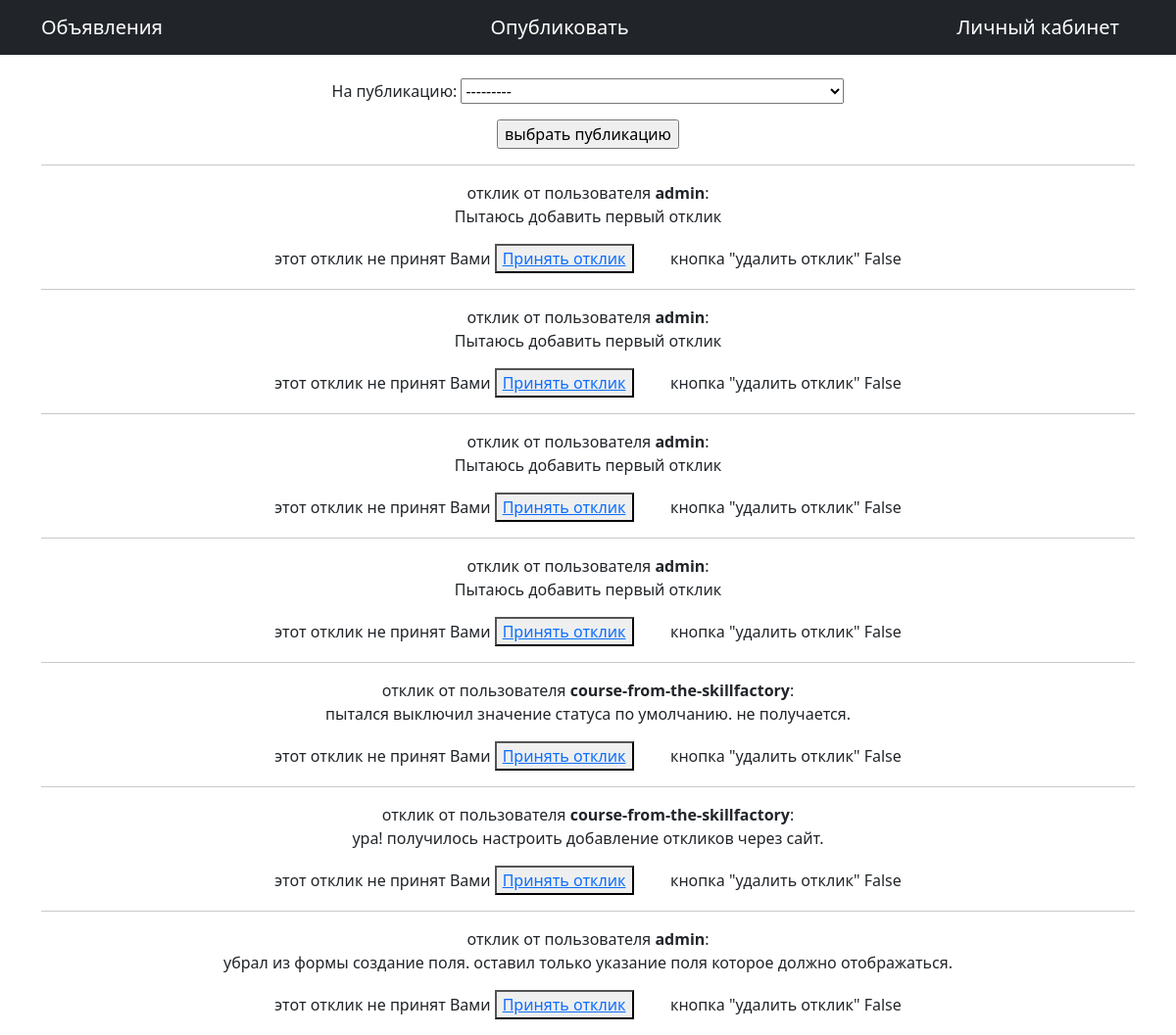
The app's page /private/ (signed in), older data.
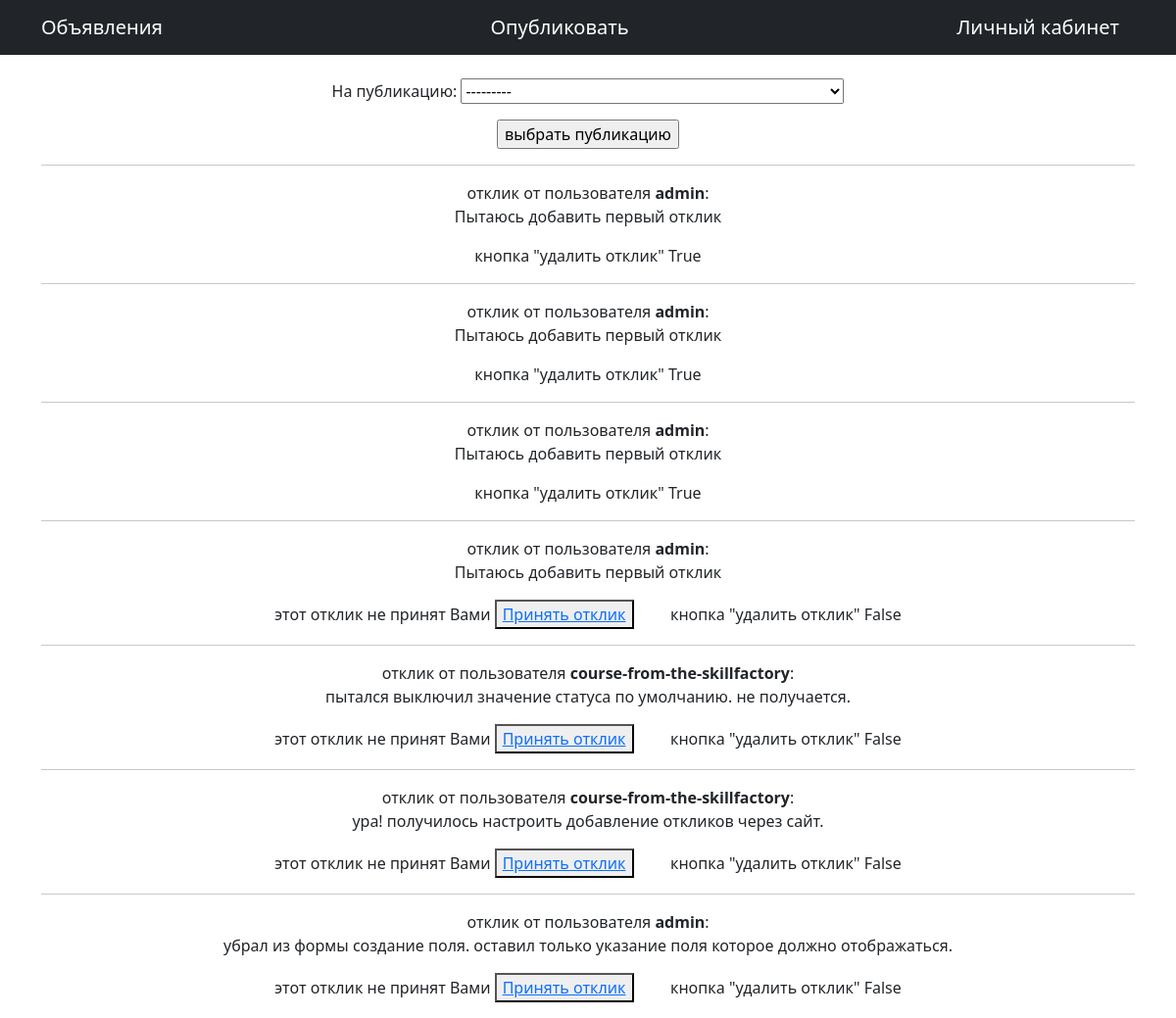
The same page, newer data.
### board/models.py (models this page shows)
class Comment(models.Model):
    publication = models.ForeignKey(Publication, on_delete=models.CASCADE, verbose_name='на публикацию')
    user = models.ForeignKey(User, on_delete=models.CASCADE, verbose_name="Комментатор")
    content = models.TextField(verbose_name="Высказывание")
    create_time = models.DateTimeField(auto_now_add=True)
    status = models.BooleanField(default=False)

### board/views.py (the view)
# urls.py: path('private/', ResponsesToMyPublications.as_view(), name='посмотреть отклики'),
class ResponsesToMyPublications(ListView):
    model = Comment
    template_name = "response_list.html"
    context_object_name = "responses"
    def get_queryset(self):
        queryset = super().get_queryset()
        queryset = queryset.filter(publication__user__id=self.request.user.id)
        self.filterset = FilterByPublications(self.request.GET, queryset, request=self.request.user.id)
        return self.filterset.qs
    def get_context_data(self, **kwargs):
        context = super().get_context_data(**kwargs)
        context["filterset"] = self.filterset
        return context

### board/models.py (called while the page is built)
    def __str__(self):
        return self.title

### templates/response_list.html (shortened to what this page needs)
{% extends 'basic.html' %}
{% block content %}
<br>
<form action="" method="get">
    {{ filterset.form.as_p }}
    <input type="submit" value="выбрать публикацию"/>
</form>
{% if responses %}
{% for response in responses %}
<hr>
отклик от пользователя <strong>{{response.user}}</strong>:
<p>{{response.content}}</p>
<p>
    {% if response.status is not True %}
    этот отклик не принят Вами
    <button><a href="{%url 'принять отклик' response.id %}">Принять отклик</a></button>&nbsp;&nbsp;&nbsp;&nbsp;&nbsp;&nbsp;&nbsp;&nbsp;
    {% endif %}
    кнопка "удалить отклик"
    {{response.status}}
</p>
{% endfor %}
{% else %}
<h3>на эту публикацию нет откликов</h3>
{% endif %}
{% endblock content %}

Row changes from the older to the newer data that the page shows:
changed Comment (number 1 of 7 on the later page): status "False" → "True"; no longer shows "этот отклик не принят Вами Принять отклик"
changed Comment (number 2 of 7 on the later page): status "False" → "True"; no longer shows "этот отклик не принят Вами Принять отклик"
changed Comment (number 3 of 7 on the later page): status "False" → "True"; no longer shows "этот отклик не принят Вами Принять отклик"
